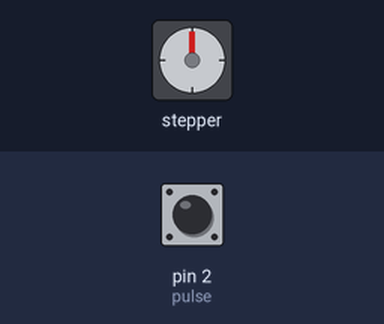
The sketch below on a simulated Arduino Uno, built with avr-gcc and run on an emulated ATmega328P. On the bench: stepper motor. Wiring (inferred from the names in the program): stepper motor (2048 steps per turn assumed): coils pin 15, pin 13, pin 12, pin 14. The test bench sets the inputs (shaded band); at power-on: pin 2 (pulse) LOW.

Above: at 1.2 s.
1.3 s: pin 2 (pulse) pulled HIGH for 0.15 s
At 3.4 s:
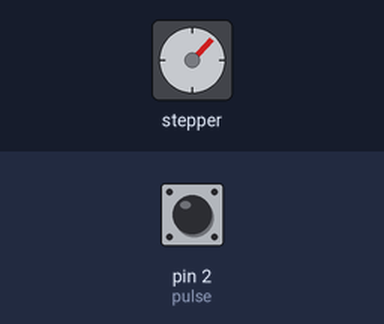
4.3 s: pin 2 (pulse) pulled HIGH for 1 s
At 6.9 s:
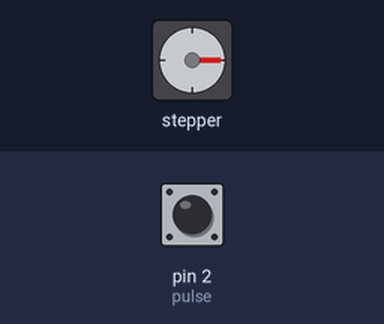
7.3 s: pin 2 (pulse) pulled HIGH for 0.15 s
At 9.2 s:
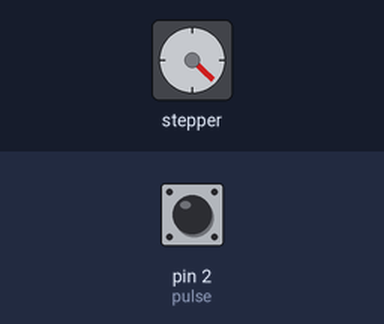
10.3 s: pin 2 (pulse) pulled HIGH for 3.2 s
At 14.7 s:
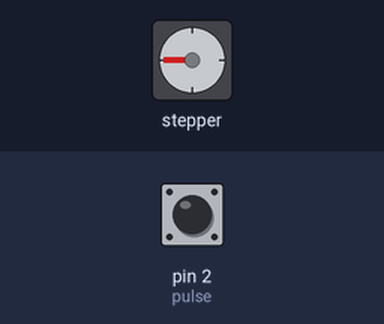
15.0 s: pin 2 (pulse) pulled HIGH for 0.15 s
At 17.4 s:
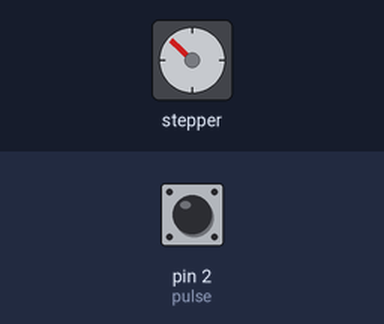
18.0 s: pin 2 (pulse) pulled HIGH for 1 s
At 19.7 s:
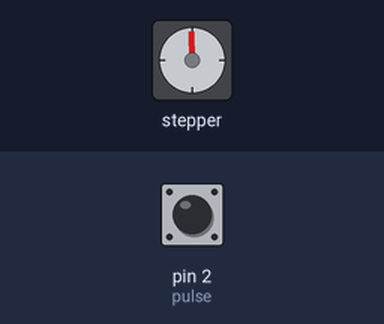
Timing chart, 0 to 21.2 s (numbered marks = the images above; inputs shaded):
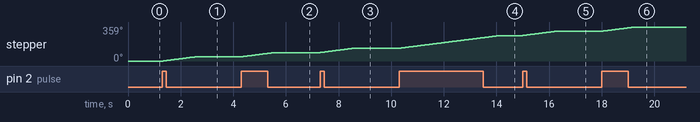

The sketch:

ProyectoSteppus.ino
```cpp
// Definimos los pines donde tenemos conectadas las bobinas
#define IN1  15//15
#define IN2  13//16
#define IN3  12//17
#define IN4  14//18
#define pulse  02//8

// Secuencia de pasos (par máximo)
int paso [4][4] =
{
  {1, 1, 0, 0},
  {0, 1, 1, 0},
  {0, 0, 1, 1},
  {1, 0, 0, 1}
};

void setup()
{
  // Todos los pines en modo salida
  pinMode(IN1, OUTPUT);
  pinMode(IN2, OUTPUT);
  pinMode(IN3, OUTPUT);
  pinMode(IN4, OUTPUT);
  pinMode(pulse, INPUT);
}


void loop()
{
int x=0;
 if(digitalRead(pulse)==HIGH)
 {
  do
  {
    for (int i = 0; i < 4; i++)
    {
      digitalWrite(IN1, paso[i][0]);
      digitalWrite(IN2, paso[i][1]);
      digitalWrite(IN3, paso[i][2]);
      digitalWrite(IN4, paso[i][3]);
      delay(5);
    }x++;
  }while(x<64);
 }
 else
 {
   digitalWrite(IN1, paso[0][0]);
 }
}
```

Measured:
- after the input at 1.3 s, stepper: turns 44° clockwise in 1.2 s, starting at once
- after the input at 4.3 s, stepper: turns 45° clockwise in 1.3 s, starting at once
- after the input at 7.3 s, stepper: turns 45° clockwise in 1.3 s, starting at once
- after the input at 10.3 s, stepper: turns 135° clockwise in 3.8 s, starting at once
- after the input at 15.0 s, stepper: turns 45° clockwise in 1.3 s, starting at once
- after the input at 18.0 s, stepper: turns 45° clockwise in 1.3 s, starting at once
